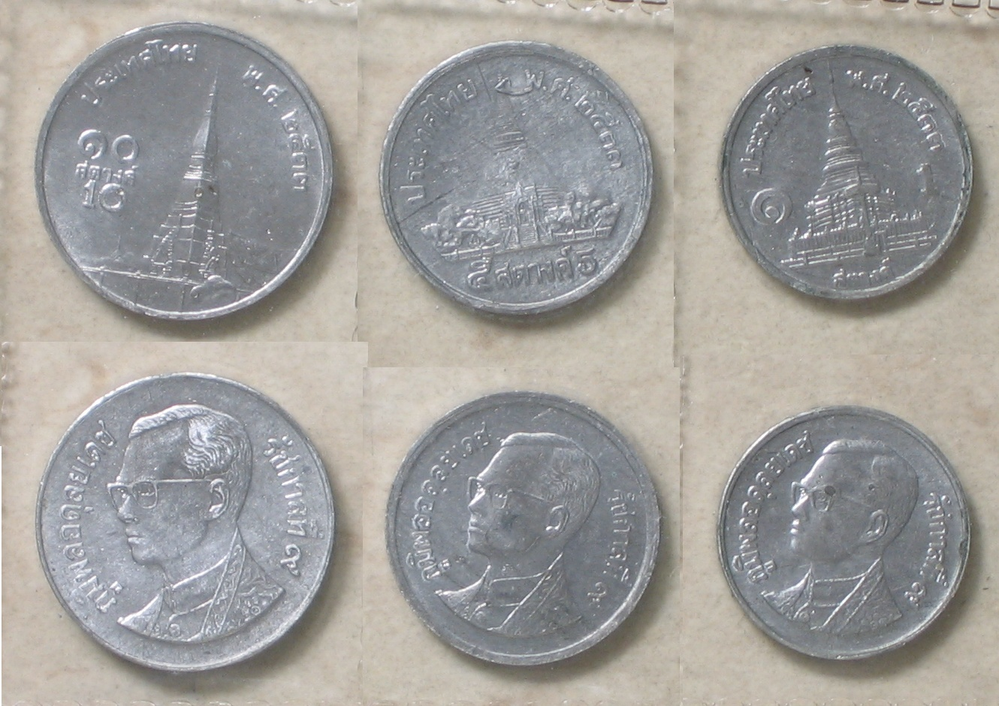
#> input picture tang.png, 999 x 706 px, shrunk from 1330 x 940 before the run
$ python canny.py
#> lines starting #> are read from the running program, lines starting #| are printed output that depends on the picture
import numpy as np
import cv2 as cv
count = 0
img = cv.imread('tang.png',0)
#> img: shape (706, 999); min 50, max 255, mean 158.4
img = cv.Canny(img,100,200)
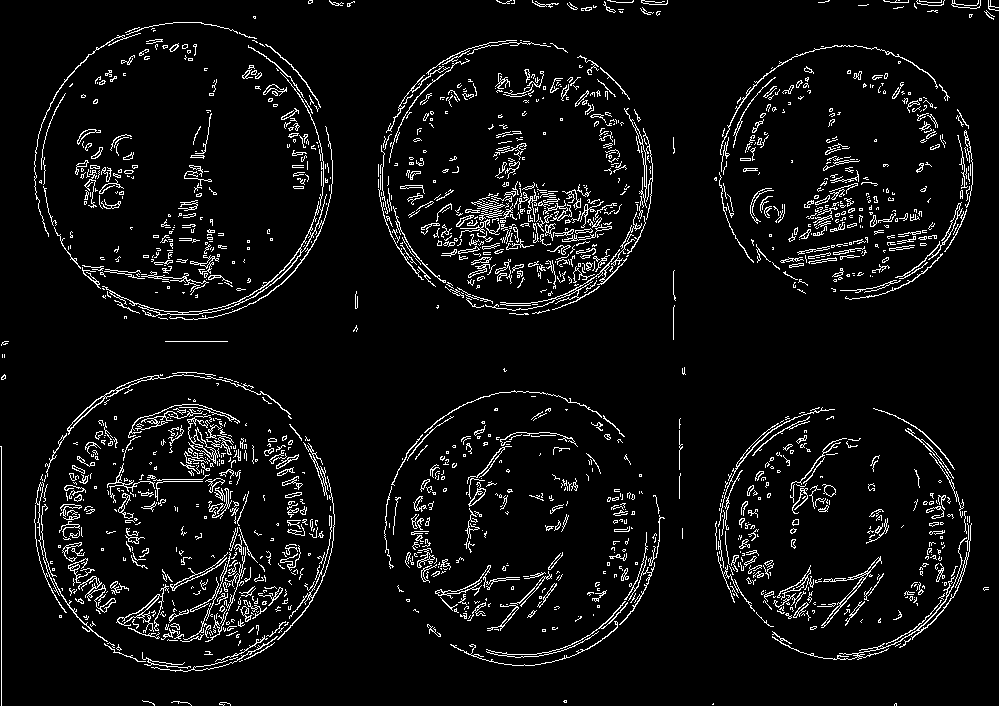
#> img: shape (706, 999); 6% white in thin lines or dots
cv.imshow('detected circles',img)
cv.waitKey(0)
cv.destroyAllWindows()
